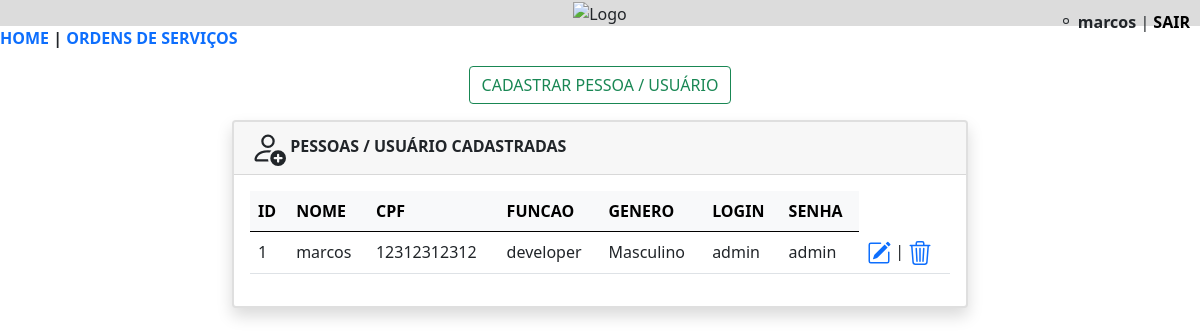
/usuarios.php (signed in), run on an earlier commit of the app's database.
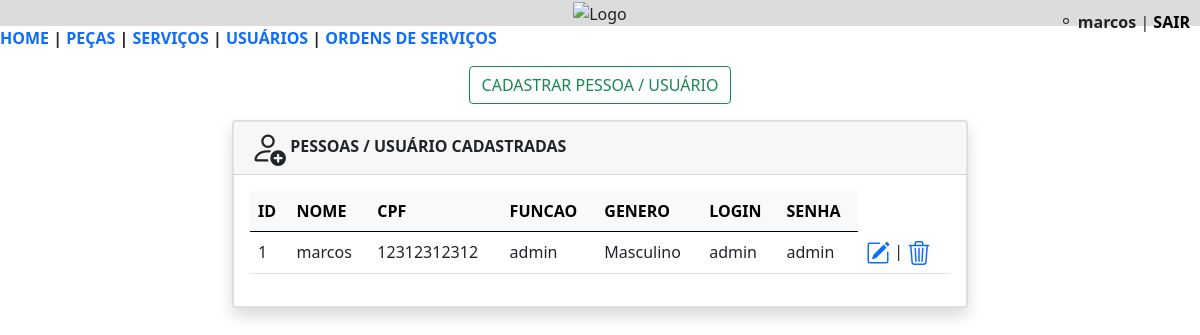
And on a later commit of the database.
### tables this page shows
CREATE TABLE `usuarios` (
  `id` int(11) NOT NULL,
  `nome` varchar(180) NOT NULL,
  `cpf` varchar(20) NOT NULL,
  `funcao` varchar(40) NOT NULL,
  `genero` varchar(20) NOT NULL,
  `login` varchar(50) NOT NULL,
  `senha` varchar(50) NOT NULL
);

### usuarios.php (the view, shortened to what the changed rows need)
<!DOCTYPE html>
<html lang="pt-br">
<head>
    <link href="https://cdn.jsdelivr.net/npm/bootstrap@5.0.2/dist/css/bootstrap.min.css" rel="stylesheet">
</head>
<body>
<nav>
    <?php include 'menu.php'; ?>
</nav>
<div class="container">
    <div class="row justify-content-center">
        <div class="col-md-8 mb-4">
            <div class="card shadow border-2">
                <div class="card-body">
                    <?php
                    include 'conecta.php';
                    $sql = "SELECT * FROM usuarios ORDER BY nome";
                    $consulta = $pdo->query($sql);
                    $listausuario = $consulta->fetchAll(PDO::FETCH_ASSOC);
                    if (count($listausuario) > 0) {
                        echo "<table class='table table-hover align-middle'>";
                        echo "<thead class='table-light'>
                                <tr>
                                    <th>ID</th>
                                    <th>NOME</th>
                                    <th>CPF</th>
                                    <th>FUNCAO</th>
                                    <th>GENERO</th>
                                    <th>LOGIN</th>
                                    <th>SENHA</th>
                                </tr>
                              </thead>";
                        echo "<tbody>";
                        foreach ($listausuario as $item) {
                            $id = $item['id'];
                            echo "<tr>";
                            echo "<td>" . htmlspecialchars($item['id']) . "</td>";
                            echo "<td>" . htmlspecialchars($item['nome']) . "</td>";
                            echo "<td>" . htmlspecialchars($item['cpf']) . "</td>";
                            echo "<td>" . htmlspecialchars($item['funcao']) . "</td>";
                            echo "<td>" . htmlspecialchars($item['genero']) . "</td>";
                            echo "<td>" . htmlspecialchars($item['login']) . "</td>";
                            echo "<td>" . htmlspecialchars($item['senha']) . "</td>";
                            echo "<td><a href='#' data-bs-toggle='modal' data-bs-target='#modalEditar' data-id='$id'><svg xmlns='http://www.w3.org/2000/svg' width='24' height='24' fill='currentColor' class='bi bi-pencil-square' viewBox='0 0 16 16'>
  <path d='M15.502 1.94a.5.5 0 0 1 0 .706L14.459 3.69l-2-2L13.502.646a.5.5 0 0 1 .707 0l1.293 1.293zm-1.75 2.456-2-2L4.939 9.21a.5.5 0 0 0-.121.196l-.805 2.414a.25.25 0 0 0 .316.316l2.414-.805a.5.5 0 0 0 .196-.12l6.813-6.814z'/>
  <path fill-rule='evenodd' d='M1 13.5A1.5 1.5 0 0 0 2.5 15h11a1.5 1.5 0 0 0 1.5-1.5v-6a.5.5 0 0 0-1 0v6a.5.5 0 0 1-.5.5h-11a.5.5 0 0 1-.5-.5v-11a.5.5 0 0 1 .5-.5H9a.5.5 0 0 0 0-1H2.5A1.5 1.5 0 0 0 1 2.5z'/>
</svg></a> | <a href='excluir_usuario.php?id=$id'><svg xmlns='http://www.w3.org/2000/svg' width='24' height='24' fill='currentColor' class='bi bi-trash3' viewBox='0 0 16 16'>
  <path d='M6.5 1h3a.5.5 0 0 1 .5.5v1H6v-1a.5.5 0 0 1 .5-.5M11 2.5v-1A1.5 1.5 0 0 0 9.5 0h-3A1.5 1.5 0 0 0 5 1.5v1H1.5a.5.5 0 0 0 0 1h.538l.853 10.66A2 2 0 0 0 4.885 16h6.23a2 2 0 0 0 1.994-1.84l.853-10.66h.538a.5.5 0 0 0 0-1zm1.958 1-.846 10.58a1 1 0 0 1-.997.92h-6.23a1 1 0 0 1-.997-.92L3.042 3.5zm-7.487 1a.5.5 0 0 1 .528.47l.5 8.5a.5.5 0 0 1-.998.06L5 5.03a.5.5 0 0 1 .47-.53Zm5.058 0a.5.5 0 0 1 .47.53l-.5 8.5a.5.5 0 1 1-.998-.06l.5-8.5a.5.5 0 0 1 .528-.47M8 4.5a.5.5 0 0 1 .5.5v8.5a.5.5 0 0 1-1 0V5a.5.5 0 0 1 .5-.5'/>
</svg></a></td> </tr>";
                        }
                        echo "</tbody>";
                        echo "</table>";
                    } else {
                        echo "<p class='text-danger'><b>NÃO EXISTEM PESSOAS CADASTRADAS NO MOMENTO!</b></p>";
                    }
                    ?>
                </div>
            </div>
        </div>
    </div>
</div>
</body>
</html>

### menu.php (shortened to what the changed rows need)
<?php
    $funcao = $_SESSION['funcao'];
    if ($funcao == "admin") {
        echo "<a href = 'mecanica.php' style = 'text-decoration: none; font-weight: bold; font: black'>HOME</a>";
        echo "<b> | </b>";
         echo "<a href = 'pecas.php' style = 'text-decoration: none; font-weight: bold; font: black'>PEÇAS</a>";
        echo "<b> | </b>";
         echo "<a href = 'servicos.php' style = 'text-decoration: none; font-weight: bold'>SERVIÇOS</a>";
        echo "<b> | </b>";
         echo "<a href = 'usuarios.php' style = 'text-decoration: none; font-weight: bold'>USUÁRIOS</a>";
        echo "<b> | </b>";
         echo "<a href = 'ordens.php' style = 'text-decoration: none; font-weight: bold'>ORDENS DE SERVIÇOS</a>";
    } else {
        echo "<a href = 'mecanica.php' style = 'text-decoration: none; font-weight: bold'>HOME</a>";
        echo "<b> | </b>";
        echo "<a href = 'ordens_mec.php' style = 'text-decoration: none; font-weight: bold'>ORDENS DE SERVIÇOS</a>";
    }
?>

What changed in the data, as far as the page shows it:
changed usuarios "marcos": funcao "developer" → "admin"
Also different on the page:
text now shown: "PEÇAS SERVIÇOS USUÁRIOS"
